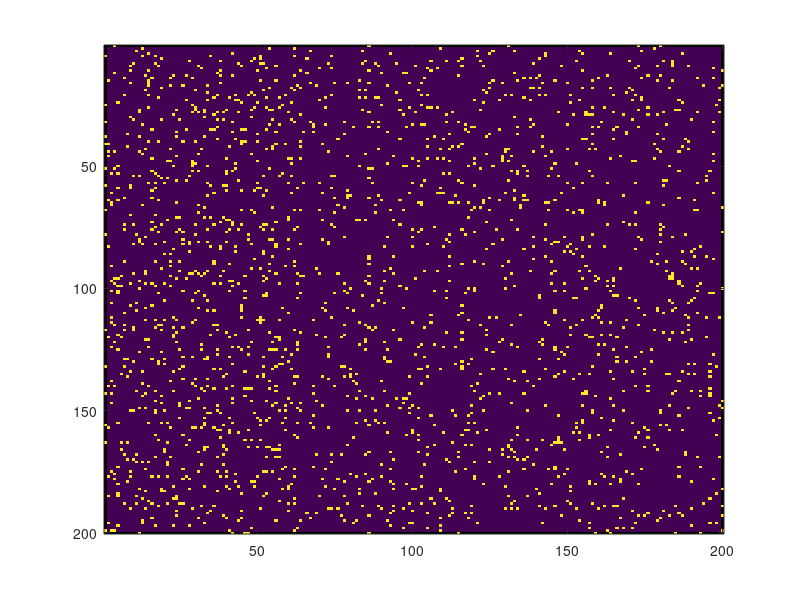

Write the MATLAB code that produced this figure. (Note: this script raises an error after producing the figure.)
%% Preliminaries

cd('/Users/ericfournier/Google Drive/PhD/Dissertation/Project/Genetic Algorithms/');

%% Simulate Grid Mask

gridMask = zeros(200);
gridMask(:,1) = nan;
gridMask(1,:) = nan;
gridMask(end,:) = nan;
gridMask(:,end) = nan;
gSize = size(gridMask);

sourceIndex = [20 20];
destinIndex = [180 180];
genomeLength = 5000;

%% Simulate Objective Variables

%  (Only for gridMask of size[100 100] or Smaller)

% simObjCount = 3;
% simMean = 5;
% simRange = 10;
% 
% objectiveVars = simObjectivesFnc(simObjCount,simMean,simRange,gridMask);
% aggObjectiveVars = sum(objectiveVars,2);

%% Randomly Generate Objective Variables

objectiveVars = randi([0 10],40000,3);
aggObjectiveVars = sum(objectiveVars,2);

%% Mask Out Top 10 Percent of the Aggregated Objective Vars

fraction = 0.05*(gSize(1,1)*gSize(1,2));
minClusterSize = 5; % THIS SHOULD BE AN INPUT ARGUMENT

[sortObj, sortInd] = sort(aggObjectiveVars,'ascend');
topfraction = sortInd(1:fraction,1);
mask = gridMask;
mask(topfraction) = 1;
imagesc(mask);

%% Identify Clusters & Cluster Centroids and Sort Them by Area

bw = bwconncomp(mask);
rg = regionprops(bw,'centroid','area'); 
rgCell = struct2cell(rg)';
rgArea = cell2mat(rgCell(:,1));
rgCentroid = floor(cell2mat(rgCell(:,2)));
rgArea_Centroid = horzcat(rgArea,rgCentroid);
rgSort = flipud(sortrows(rgArea_Centroid,1));

%% Eliminate Clusters Smaller than User Specified Minimum Cluster Size

topCentroids = rgSort(rgSort(:,1) >= minClusterSize,2:3);
sizeTC = size(topCentroids);

%% Compute All Possible Pairwise Combinations of Selected Clusters

topPairComb = nchoosek(1:1:sizeTC(1,1),2);
sizeTPC = size(topPairComb);
bp1C = topCentroids(topPairComb(:,1),:);
bp2C = topCentroids(topPairComb(:,2),:);

%% Between-ness Check

s_d = -sign(repmat(sourceIndex,[sizeTPC(1,1),1])-repmat(destinIndex,...
    [sizeTPC(1,1),1]));
s_bp1C = -sign(repmat(sourceIndex,[sizeTPC(1,1),1] )-bp1C(:,:));
bp2C_bp2C = -sign(bp1C(:,:)-bp2C(:,:));
bp2C_d = -sign(bp2C(:,:)-repmat(destinIndex,[sizeTPC(1,1),1]));
validInd = s_d == s_bp1C == bp2C_bp2C == bp2C_d;
betweenCheck = any(validInd,2);

basePoint1 = bp1C(betweenCheck,:);
basePoint2 = bp2C(betweenCheck,:);

%%  NEED TO LOOP THROUGH ALL OF THE COMBINATIONS AND GENERATE WALK SECTIONS
%   THEN STRING THOSE LINKAGES TOGETHER INTO A SINGLE FINAL OUTPUT PATH

sizeBP = size(basePoint1,1);
finalPop = zeros(sizeBP,genomeLength);
plot = 0;

for i = 1:sizeBP
    
    s_bp1 = pseudoRandomWalkFnc_DEV(gridMask,genomeLength,sourceIndex,...
        basePoint1(i,:),plot);
    section1 = s_bp1(any(s_bp1,1));
    
    bp1_bp2 = pseudoRandomWalkFnc_DEV(gridMask,genomeLength,...
        basePoint1(i,:),basePoint2(i,:),plot);
    tmp2 = bp1_bp2(any(bp1_bp2,1));
    section2 = tmp2(1,2:end-1);
    
    bp2_d = pseudoRandomWalkFnc_DEV(gridMask,genomeLength,...
        basePoint2(i,:),destinIndex,plot);
    tmp3 = bp2_d(any(bp2_d,1));
    section3 = tmp3(1,2:end);
    
    sections = horzcat(section1,section2,section3);
    sizeSect = size(sections,2);
    finalPop(i,1:sizeSect) = sections; 
    
end